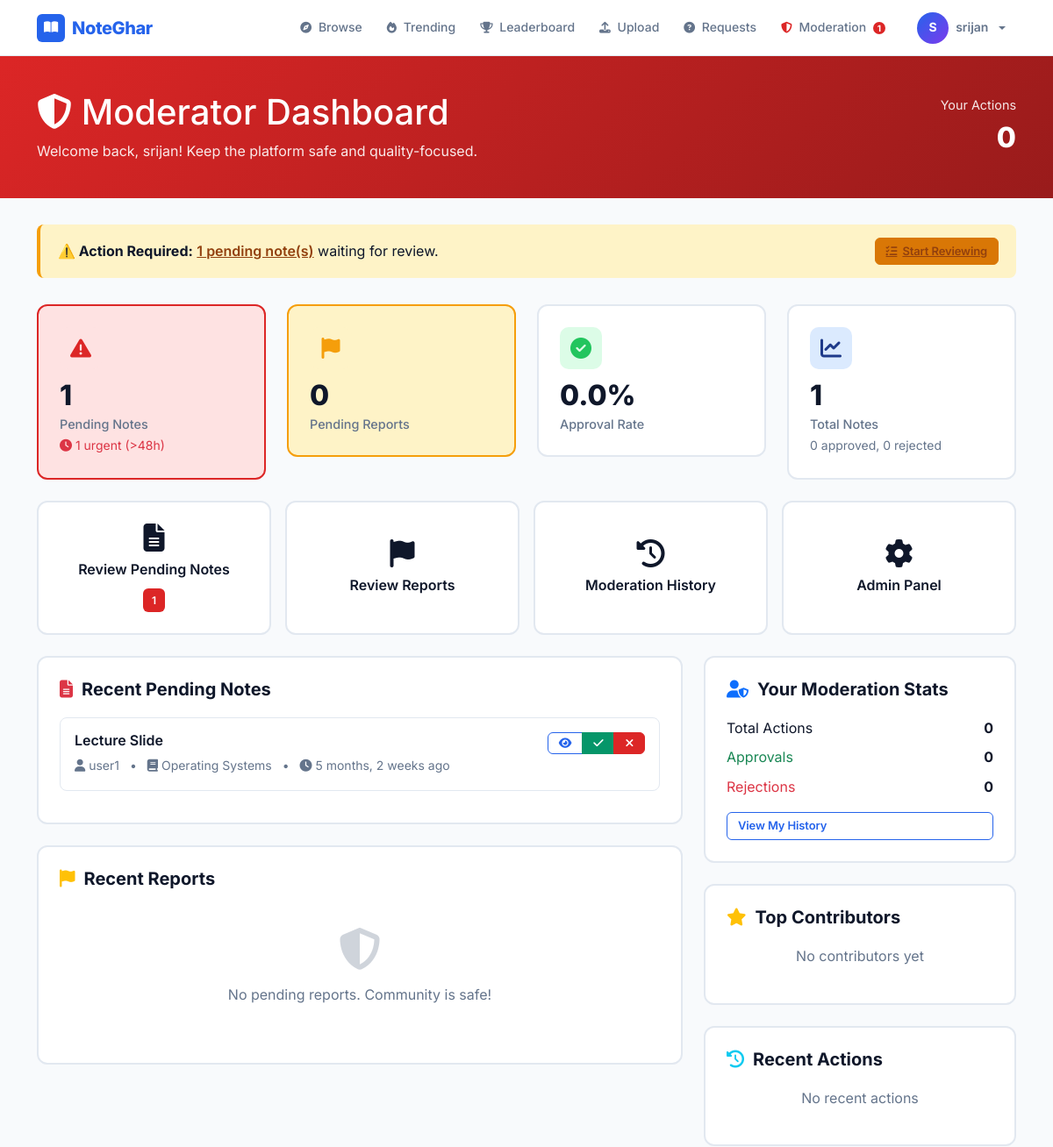
The page /moderation/ (signed in, upper part) on the database as committed earlier.
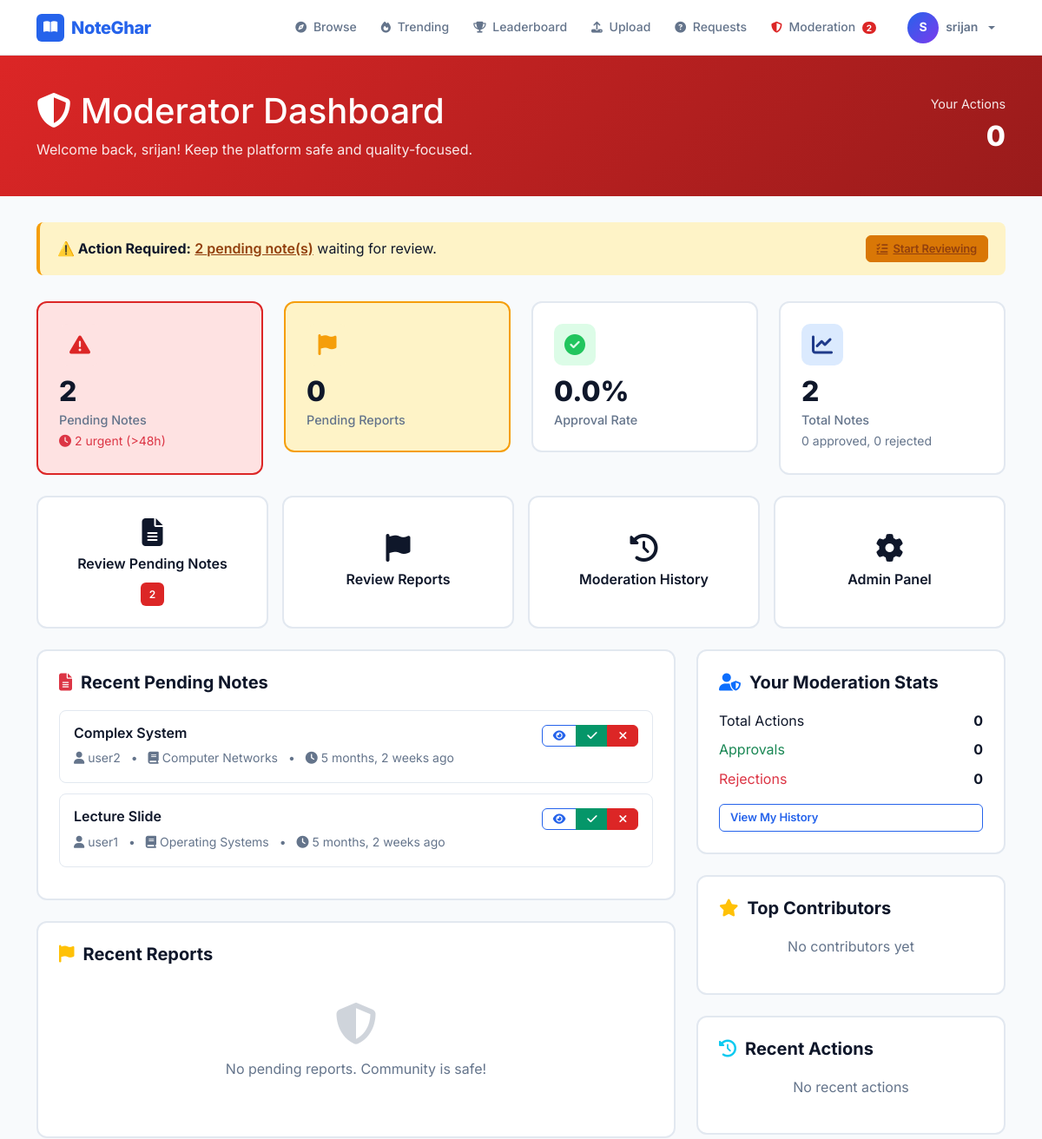
The same page on the database as committed later.
### notes/models.py (models this page shows, shortened)
class Note(models.Model):
    STATUS_CHOICES = (
        ('pending', 'Pending Review'),
        ('approved', 'Approved'),
        ('rejected', 'Rejected'),
    )
    title = models.CharField(max_length=300)
    description = models.TextField()
    subject = models.ForeignKey(Subject, on_delete=models.CASCADE, related_name='notes')
    course = models.ForeignKey(Course, on_delete=models.CASCADE, related_name='notes')
    semester = models.ForeignKey(Semester, on_delete=models.CASCADE, related_name='notes')
    assigned_moderator = models.ForeignKey(
        settings.AUTH_USER_MODEL,
        on_delete=models.SET_NULL,
        null=True,
        blank=True,
        related_name='assigned_notes',
        help_text='Moderator assigned to review this note'
    )
    file = models.FileField(
        upload_to='notes/%Y/%m/',
        validators=[FileExtensionValidator(allowed_extensions=['pdf', 'docx', 'doc', 'ppt', 'pptx'])]
    )
    file_size = models.IntegerField(default=0, help_text="File size in bytes")
    uploaded_by = models.ForeignKey(settings.AUTH_USER_MODEL, on_delete=models.CASCADE, related_name='notes')
    status = models.CharField(max_length=20, choices=STATUS_CHOICES, default='pending')
    tags = models.ManyToManyField(Tag, blank=True, related_name='notes')
    download_count = models.IntegerField(default=0)
    view_count = models.IntegerField(default=0)
    created_at = models.DateTimeField(auto_now_add=True)
    updated_at = models.DateTimeField(auto_now=True)
    approved_at = models.DateTimeField(null=True, blank=True)
    approved_by = models.ForeignKey(
        settings.AUTH_USER_MODEL,
        on_delete=models.SET_NULL,
        null=True,
        blank=True,
        related_name='approved_notes'
    )
    class Meta:
        ordering = ['-created_at']

class Subject(models.Model):
    name = models.CharField(max_length=200)
    code = models.CharField(max_length=20)
    course = models.ForeignKey(Course, on_delete=models.CASCADE, related_name='subjects')
    semester = models.ForeignKey(Semester, on_delete=models.CASCADE, related_name='subjects')
    description = models.TextField(blank=True)
    slug = models.SlugField(blank=True)
    created_at = models.DateTimeField(auto_now_add=True)
    class Meta:
        ordering = ['course', 'semester', 'name']
        unique_together = ['code', 'course', 'semester']

### accounts/models.py (models this page shows, shortened)
class User(AbstractUser):
    ROLE_CHOICES = (
        ('student', 'Student'),
        ('moderator', 'Moderator'),
        ('admin', 'Admin'),
    )
    role = models.CharField(max_length=20, choices=ROLE_CHOICES, default='student')
    phone = models.CharField(max_length=15, blank=True, null=True)
    institution = models.ForeignKey(
        'notes.Institution',
        on_delete=models.SET_NULL,
        null=True,
        blank=True,
        related_name='users',
        help_text='User\'s affiliated institution'
    )
    profile_picture = models.ImageField(upload_to='profiles/', blank=True, null=True)
    bio = models.TextField(blank=True, null=True)
    is_verified = models.BooleanField(default=False)
    specialization_courses = models.ManyToManyField(
        'notes.Course',
        blank=True,
        related_name='specialized_moderators',
        help_text='Courses this moderator specializes in'
    )
    specialization_subjects = models.ManyToManyField(
        'notes.Subject',
        blank=True,
        related_name='specialized_moderators',
        help_text='Specific subjects within courses'
    )
    qualification_document = models.FileField(
        upload_to='qualifications/%Y/%m/',
        blank=True,
        null=True,
        help_text='Upload degree certificate, transcript, or other proof of qualification (PDF, JPG, PNG)'
    )
    qualification_verified = models.BooleanField(
        default=False,
        help_text='Admin has verified the qualification documents'
    )
    qualification_notes = models.TextField(
        blank=True,
        help_text='Admin notes about qualification verification'
    )
    created_at = models.DateTimeField(auto_now_add=True)
    updated_at = models.DateTimeField(auto_now=True)
    def is_admin_user(self):
        return self.role == 'admin' or self.is_superuser

### moderation/views.py (the view, shortened to what this page needs)
# urls.py: path('', views.moderator_dashboard, name='dashboard'),
@user_passes_test(is_moderator)
def moderator_dashboard(request):
    user = request.user
    if user.is_superuser or user.role == 'admin':
        pending_notes = Note.objects.filter(status='pending')
        recent_notes = Note.objects.filter(status='pending').select_related(
            'uploaded_by', 'subject', 'course', 'semester'
        ).order_by('-created_at')[:10]
    pending_reports = Report.objects.filter(status='pending')
    recent_reports = Report.objects.filter(
        status='pending'
    ).select_related('note', 'reported_by').order_by('-created_at')[:10]
    if request.user.role == 'moderator':
        my_actions = ModerationAction.objects.filter(moderator=request.user)
        my_actions_count = my_actions.count()
        my_approvals = my_actions.filter(action_type='approve').count()
        my_rejections = my_actions.filter(action_type='reject').count()
    else:
        my_actions_count = 0
        my_approvals = 0
        my_rejections = 0
    total_notes = Note.objects.count()
    approved_notes = Note.objects.filter(status='approved').count()
    rejected_notes = Note.objects.filter(status='rejected').count()
    total_reports = Report.objects.count()
    resolved_reports = Report.objects.filter(status='resolved').count()
    dismissed_reports = Report.objects.filter(status='dismissed').count()
    recent_actions = ModerationAction.objects.select_related(
        'moderator', 'note', 'target_user'
    ).order_by('-created_at')[:15]
    top_contributors = User.objects.filter(
        role='student'
    ).annotate(
        approved_count=Count('notes', filter=Q(notes__status='approved'))
    ).filter(approved_count__gt=0).order_by('-approved_count')[:5]
    needs_attention = Note.objects.filter(
        status='pending',
        created_at__lt=timezone.now() - timezone.timedelta(hours=48)
    ).count()
    context = {
        'pending_notes_count': pending_notes.count(),
        'pending_reports_count': pending_reports.count(),
        'needs_attention': needs_attention,
        'recent_notes': recent_notes,
        'recent_reports': recent_reports,
        'recent_actions': recent_actions,
        'my_actions_count': my_actions_count,
        'my_approvals': my_approvals,
        'my_rejections': my_rejections,
        'total_notes': total_notes,
        'approved_notes': approved_notes,
        'rejected_notes': rejected_notes,
        'approval_rate': round((approved_notes / total_notes * 100) if total_notes > 0 else 0, 1),
        'total_reports': total_reports,
        'resolved_reports': resolved_reports,
        'dismissed_reports': dismissed_reports,
        'top_contributors': top_contributors,
    }
    return render(request, 'moderation/moderator_dashboard.html', context)

### core/templates/moderation/moderator_dashboard.html (shortened to what the changed rows need)
{% extends 'base.html' %}
{% block content %}
<div class="mod-header">
    <div class="container">
        <div class="d-flex justify-content-between align-items-center">
            <div>
                <h1 class="mb-2">
                    <i class="fas fa-shield-alt"></i> Moderator Dashboard
                </h1>
            </div>
        </div>
    </div>
</div>
<div class="container mb-5">
    {% if pending_notes_count > 0 or pending_reports_count > 0 %}
    <div class="alert-mod">
        <div class="d-flex justify-content-between align-items-center">
            <div>
                <strong>⚠️ Action Required:</strong>
                {% if pending_notes_count > 0 %}
                    <a href="{% url 'moderation:pending_notes' %}">{{ pending_notes_count }} pending note(s)</a>
                {% endif %}
                waiting for review.
            </div>
        </div>
    </div>
    {% endif %}
    <div class="row g-4 mb-4">
        <div class="col-md-3">
            <a href="{% url 'moderation:pending_notes' %}" class="stat-card-link">
                <div class="stat-card urgent">
                    <div class="stat-icon red">
                        <i class="fas fa-exclamation-triangle"></i>
                    </div>
                    <div class="stat-value">{{ pending_notes_count }}</div>
                    <div class="stat-label">Pending Notes</div>
                    {% if needs_attention > 0 %}
                        <small class="text-danger">
                            <i class="fas fa-clock"></i> {{ needs_attention }} urgent (>48h)
                        </small>
                    {% endif %}
                </div>
            </a>
        </div>
        <div class="col-md-3">
            <a href="/admin/notes/note/" class="stat-card-link">
                <div class="stat-card">
                    <div class="stat-icon blue">
                        <i class="fas fa-chart-line"></i>
                    </div>
                    <div class="stat-value">{{ total_notes }}</div>
                    <div class="stat-label">Total Notes</div>
                    <small class="text-muted">
                        {{ approved_notes }} approved, {{ rejected_notes }} rejected
                    </small>
                </div>
            </a>
        </div>
    </div>
    <div class="quick-action-grid mb-4">
        <a href="{% url 'moderation:pending_notes' %}" class="quick-action-btn">
            <i class="fas fa-file-alt"></i>
            <span>Review Pending Notes</span>
            {% if pending_notes_count > 0 %}
                <span class="badge-urgent mt-2">{{ pending_notes_count }}</span>
            {% endif %}
        </a>
    </div>
    <div class="row">
        <div class="col-lg-8">
            <div class="mod-card">
                {% if recent_notes %}
                    {% for note in recent_notes %}
                    <div class="note-item">
                        <div class="d-flex justify-content-between align-items-start">
                            <div class="flex-grow-1">
                                <h5 style="font-size: 1rem; font-weight: 600; margin-bottom: 6px;">
                                    {{ note.title|truncatewords:10 }}
                                </h5>
                                <small class="text-muted">
                                    <i class="fas fa-user"></i> {{ note.uploaded_by.username }}
                                    <span class="mx-2">•</span>
                                    <i class="fas fa-book"></i> {{ note.subject.name }}
                                    <span class="mx-2">•</span>
                                    <i class="fas fa-clock"></i> {{ note.created_at|timesince }} ago
                                </small>
                            </div>
                            <div class="btn-group btn-group-sm">
                                <a href="{% url 'notes:detail' note.pk %}"
                                   class="btn btn-sm btn-outline-primary" target="_blank">
                                    <i class="fas fa-eye"></i>
                                </a>
                                <a href="{% url 'moderation:approve_note' note.pk %}?next=moderation:dashboard"
                                   class="btn btn-sm btn-success"
                                   onclick="return confirm('Approve this note?')">
                                    <i class="fas fa-check"></i>
                                </a>
                                <a href="{% url 'moderation:reject_note' note.pk %}"
                                   class="btn btn-sm btn-danger">
                                    <i class="fas fa-times"></i>
                                </a>
                            </div>
                        </div>
                    </div>
                    {% endfor %}
                {% else %}
                    <div class="text-center py-4 text-muted">
                        <i class="fas fa-check-circle fa-3x mb-3" style="opacity: 0.3;"></i>
                        <p>No pending notes. Great job!</p>
                    </div>
                {% endif %}
            </div>
        </div>
    </div>
</div>
{% endblock %}

### core/templates/base.html (shortened to what this page needs)
<!DOCTYPE html>
<html lang="en">
<head>
    <link href="https://cdn.jsdelivr.net/npm/bootstrap@5.3.0/dist/css/bootstrap.min.css" rel="stylesheet">
    <link rel="stylesheet" href="https://cdnjs.cloudflare.com/ajax/libs/font-awesome/6.4.0/css/all.min.css">
</head>
<body>
    <nav class="navbar navbar-expand-lg">
        <div class="container d-flex align-items-center">
            <a class="navbar-brand" href="{% url 'core:home' %}">
                <span class="brand-icon"><i class="fas fa-book-open"></i></span>
                NoteGhar
            </a>
            <div class="collapse navbar-collapse" id="navbarNav">
                <ul class="navbar-nav ms-auto align-items-lg-center gap-1">
                    <li class="nav-item">
                        <a class="nav-link" href="{% url 'notes:list' %}"><i class="fas fa-compass"></i> Browse</a>
                    </li>
                    <li class="nav-item">
                        <a class="nav-link" href="{% url 'notes:trending' %}"><i class="fas fa-fire"></i> Trending</a>
                    </li>
                    <li class="nav-item">
                        <a class="nav-link" href="{% url 'notes:leaderboard' %}"><i class="fas fa-trophy"></i> Leaderboard</a>
                    </li>
                    {% if user.is_authenticated %}
                        {% if user.role == 'student' or user.is_superuser %}
                        <li class="nav-item">
                            <a class="nav-link" href="{% url 'notes:upload' %}"><i class="fas fa-upload"></i> Upload</a>
                        </li>
                        {% endif %}
                        <li class="nav-item">
                            <a class="nav-link" href="{% url 'notes:request_board' %}"><i class="fas fa-question-circle"></i> Requests</a>
                        </li>
                        {% if user.role in 'moderator,admin' or user.is_superuser %}
                        <li class="nav-item">
                            <a class="nav-link" href="{% url 'moderation:dashboard' %}">
                                <i class="fas fa-shield-alt" style="color: var(--danger);"></i> Moderation
                                {% if total_pending %}
                                    <span class="navbar-pending-badge">{{ total_pending }}</span>
                                {% endif %}
                            </a>
                        </li>
                        {% endif %}
                        <li class="nav-item dropdown ms-lg-2">
                            <a class="nav-link dropdown-toggle d-flex align-items-center gap-2" href="#" id="userDropdown" role="button" data-bs-toggle="dropdown">
                                <span class="user-avatar" style="padding:0;overflow:hidden;">
                                    {% if user.profile_picture %}
                                        <img src="{{ user.profile_picture.url }}" alt="{{ user.username }}" style="width:36px;height:36px;object-fit:cover;border-radius:50%;">
                                    {% else %}
                                        {{ user.username|slice:":1"|upper }}
                                    {% endif %}
                                </span>
                                <span class="d-none d-lg-inline" style="font-size: 0.875rem; font-weight: 600;">{{ user.username }}</span>
                            </a>
                        </li>
                    {% endif %}
                </ul>
            </div>
        </div>
    </nav>
    {% block content %}{% endblock %}
</body>
</html>

Rows that differ between the two databases and show on the page:
added Note: title "Complex System", uploaded_by.username "user2", subject.name "Computer Networks", created_at "5 months, 2 weeks"
Other text that changed with them:
{{ total_pending }}: "1" → "2"
{{ pending_notes_count }}: "1" → "2"
{{ needs_attention }}: "1" → "2"
{{ total_notes }}: "1" → "2"
